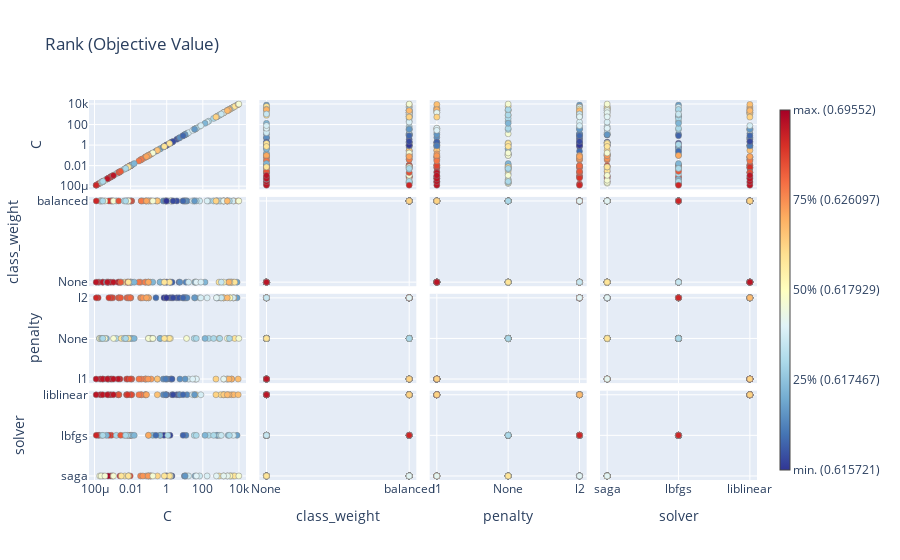

Write notebook code for a chart like this one.
### Code cell
optuna.visualization.plot_rank(study_best_features)

### Figure 1 — Plotly figure (JSON) as saved in the notebook; plotly's stock layout.template omitted (floating-point values rounded to 4 significant figures; data arrays with more than 128 entries replaced by an {"elided": "..."} marker saying what was removed)
{"data": [{"hovertemplate": "%{hovertext}<extra></extra>", "hovertext": {"elided": "151 str values"}, "marker": {"color": {"elided": "151 str values"}, "line": {"color": "Grey", "width": 0.5}}, "mode": "markers", "showlegend": false, "type": "scatter", "x": {"elided": "151 float values"}, "xaxis": "x", "y": {"elided": "151 float values"}, "yaxis": "y"}, {"hovertemplate": "%{hovertext}<extra></extra>", "hovertext": {"elided": "151 str values"}, "marker": {"color": {"elided": "151 str values"}, "line": {"color": "Grey", "width": 0.5}}, "mode": "markers", "showlegend": false, "type": "scatter", "x": {"elided": "151 float values"}, "xaxis": "x5", "y": {"elided": "151 str values"}, "yaxis": "y5"}, {"hovertemplate": "%{hovertext}<extra></extra>", "hovertext": {"elided": "151 str values"}, "marker": {"color": {"elided": "151 str values"}, "line": {"color": "Grey", "width": 0.5}}, "mode": "markers", "showlegend": false, "type": "scatter", "x": {"elided": "151 float values"}, "xaxis": "x9", "y": {"elided": "151 str values"}, "yaxis": "y9"}, {"hovertemplate": "%{hovertext}<extra></extra>", "hovertext": {"elided": "151 str values"}, "marker": {"color": {"elided": "151 str values"}, "line": {"color": "Grey", "width": 0.5}}, "mode": "markers", "showlegend": false, "type": "scatter", "x": {"elided": "151 float values"}, "xaxis": "x13", "y": {"elided": "151 str values"}, "yaxis": "y13"}, {"hovertemplate": "%{hovertext}<extra></extra>", "hovertext": {"elided": "151 str values"}, "marker": {"color": {"elided": "151 str values"}, "line": {"color": "Grey", "width": 0.5}}, "mode": "markers", "showlegend": false, "type": "scatter", "x": {"elided": "151 str values"}, "xaxis": "x2", "y": {"elided": "151 float values"}, "yaxis": "y2"}, {"hovertemplate": "%{hovertext}<extra></extra>", "hovertext": {"elided": "151 str values"}, "marker": {"color": {"elided": "151 str values"}, "line": {"color": "Grey", "width": 0.5}}, "mode": "markers", "showlegend": false, "type": "scatter", "x": {"elided": "151 str values"}, "xaxis": "x6", "y": {"elided": "151 str values"}, "yaxis": "y6"}, {"hovertemplate": "%{hovertext}<extra></extra>", "hovertext": {"elided": "151 str values"}, "marker": {"color": {"elided": "151 str values"}, "line": {"color": "Grey", "width": 0.5}}, "mode": "markers", "showlegend": false, "type": "scatter", "x": {"elided": "151 str values"}, "xaxis": "x10", "y": {"elided": "151 str values"}, "yaxis": "y10"}, {"hovertemplate": "%{hovertext}<extra></extra>", "hovertext": {"elided": "151 str values"}, "marker": {"color": {"elided": "151 str values"}, "line": {"color": "Grey", "width": 0.5}}, "mode": "markers", "showlegend": false, "type": "scatter", "x": {"elided": "151 str values"}, "xaxis": "x14", "y": {"elided": "151 str values"}, "yaxis": "y14"}, {"hovertemplate": "%{hovertext}<extra></extra>", "hovertext": {"elided": "151 str values"}, "marker": {"color": {"elided": "151 str values"}, "line": {"color": "Grey", "width": 0.5}}, "mode": "markers", "showlegend": false, "type": "scatter", "x": {"elided": "151 str values"}, "xaxis": "x3", "y": {"elided": "151 float values"}, "yaxis": "y3"}, {"hovertemplate": "%{hovertext}<extra></extra>", "hovertext": {"elided": "151 str values"}, "marker": {"color": {"elided": "151 str values"}, "line": {"color": "Grey", "width": 0.5}}, "mode": "markers", "showlegend": false, "type": "scatter", "x": {"elided": "151 str values"}, "xaxis": "x7", "y": {"elided": "151 str values"}, "yaxis": "y7"}, {"hovertemplate": "%{hovertext}<extra></extra>", "hovertext": {"elided": "151 str values"}, "marker": {"color": {"elided": "151 str values"}, "line": {"color": "Grey", "width": 0.5}}, "mode": "markers", "showlegend": false, "type": "scatter", "x": {"elided": "151 str values"}, "xaxis": "x11", "y": {"elided": "151 str values"}, "yaxis": "y11"}, {"hovertemplate": "%{hovertext}<extra></extra>", "hovertext": {"elided": "151 str values"}, "marker": {"color": {"elided": "151 str values"}, "line": {"color": "Grey", "width": 0.5}}, "mode": "markers", "showlegend": false, "type": "scatter", "x": {"elided": "151 str values"}, "xaxis": "x15", "y": {"elided": "151 str values"}, "yaxis": "y15"}, {"hovertemplate": "%{hovertext}<extra></extra>", "hovertext": {"elided": "151 str values"}, "marker": {"color": {"elided": "151 str values"}, "line": {"color": "Grey", "width": 0.5}}, "mode": "markers", "showlegend": false, "type": "scatter", "x": {"elided": "151 str values"}, "xaxis": "x4", "y": {"elided": "151 float values"}, "yaxis": "y4"}, {"hovertemplate": "%{hovertext}<extra></extra>", "hovertext": {"elided": "151 str values"}, "marker": {"color": {"elided": "151 str values"}, "line": {"color": "Grey", "width": 0.5}}, "mode": "markers", "showlegend": false, "type": "scatter", "x": {"elided": "151 str values"}, "xaxis": "x8", "y": {"elided": "151 str values"}, "yaxis": "y8"}, {"hovertemplate": "%{hovertext}<extra></extra>", "hovertext": {"elided": "151 str values"}, "marker": {"color": {"elided": "151 str values"}, "line": {"color": "Grey", "width": 0.5}}, "mode": "markers", "showlegend": false, "type": "scatter", "x": {"elided": "151 str values"}, "xaxis": "x12", "y": {"elided": "151 str values"}, "yaxis": "y12"}, {"hovertemplate": "%{hovertext}<extra></extra>", "hovertext": {"elided": "151 str values"}, "marker": {"color": {"elided": "151 str values"}, "line": {"color": "Grey", "width": 0.5}}, "mode": "markers", "showlegend": false, "type": "scatter", "x": {"elided": "151 str values"}, "xaxis": "x16", "y": {"elided": "151 str values"}, "yaxis": "y16"}, {"hoverinfo": "none", "marker": {"cmax": 1, "cmin": 0, "colorbar": {"thickness": 10, "ticktext": ["min. (0.615721)", "25% (0.617467)", "50% (0.617929)", "75% (0.626097)", "max. (0.69552)"], "tickvals": [0, 0.25, 0.5, 0.75, 1]}, "colorscale": [[0, "rgb(49,54,149)"], [0.1, "rgb(69,117,180)"], [0.2, "rgb(116,173,209)"], [0.3, "rgb(171,217,233)"], [0.4, "rgb(224,243,248)"], [0.5, "rgb(255,255,191)"], [0.6, "rgb(254,224,144)"], [0.7, "rgb(253,174,97)"], [0.8, "rgb(244,109,67)"], [0.9, "rgb(215,48,39)"], [1, "rgb(165,0,38)"]], "showscale": true}, "mode": "markers", "showlegend": false, "type": "scatter", "x": [null], "y": [null]}], "layout": {"title": {"text": "Rank (Objective Value)"}, "xaxis": {"anchor": "y", "domain": [0, 0.235], "matches": "x13", "range": [-4.304, 4.391], "showticklabels": false, "type": "log"}, "xaxis10": {"anchor": "y10", "domain": [0.255, 0.49], "matches": "x14", "range": [-0.05, 1.05], "showticklabels": false, "type": "category"}, "xaxis11": {"anchor": "y11", "domain": [0.51, 0.745], "matches": "x15", "range": [-0.1, 2.1], "showticklabels": false, "type": "category"}, "xaxis12": {"anchor": "y12", "domain": [0.765, 1.0], "matches": "x16", "range": [-0.1, 2.1], "showticklabels": false, "type": "category"}, "xaxis13": {"anchor": "y13", "domain": [0, 0.235], "range": [-4.304, 4.391], "title": {"text": "C"}, "type": "log"}, "xaxis14": {"anchor": "y14", "domain": [0.255, 0.49], "range": [-0.05, 1.05], "title": {"text": "class_weight"}, "type": "category"}, "xaxis15": {"anchor": "y15", "domain": [0.51, 0.745], "range": [-0.1, 2.1], "title": {"text": "penalty"}, "type": "category"}, "xaxis16": {"anchor": "y16", "domain": [0.765, 1.0], "range": [-0.1, 2.1], "title": {"text": "solver"}, "type": "category"}, "xaxis2": {"anchor": "y2", "domain": [0.255, 0.49], "matches": "x14", "range": [-0.05, 1.05], "showticklabels": false, "type": "category"}, "xaxis3": {"anchor": "y3", "domain": [0.51, 0.745], "matches": "x15", "range": [-0.1, 2.1], "showticklabels": false, "type": "category"}, "xaxis4": {"anchor": "y4", "domain": [0.765, 1.0], "matches": "x16", "range": [-0.1, 2.1], "showticklabels": false, "type": "category"}, "xaxis5": {"anchor": "y5", "domain": [0, 0.235], "matches": "x13", "range": [-4.304, 4.391], "showticklabels": false, "type": "log"}, "xaxis6": {"anchor": "y6", "domain": [0.255, 0.49], "matches": "x14", "range": [-0.05, 1.05], "showticklabels": false, "type": "category"}, "xaxis7": {"anchor": "y7", "domain": [0.51, 0.745], "matches": "x15", "range": [-0.1, 2.1], "showticklabels": false, "type": "category"}, "xaxis8": {"anchor": "y8", "domain": [0.765, 1.0], "matches": "x16", "range": [-0.1, 2.1], "showticklabels": false, "type": "category"}, "xaxis9": {"anchor": "y9", "domain": [0, 0.235], "matches": "x13", "range": [-4.304, 4.391], "showticklabels": false, "type": "log"}, "yaxis": {"anchor": "x", "domain": [0.765, 1.0], "range": [-4.304, 4.391], "title": {"text": "C"}, "type": "log"}, "yaxis10": {"anchor": "x10", "domain": [0.255, 0.49], "matches": "y9", "range": [-0.1, 2.1], "showticklabels": false, "type": "category"}, "yaxis11": {"anchor": "x11", "domain": [0.255, 0.49], "matches": "y9", "range": [-0.1, 2.1], "showticklabels": false, "type": "category"}, "yaxis12": {"anchor": "x12", "domain": [0.255, 0.49], "matches": "y9", "range": [-0.1, 2.1], "showticklabels": false, "type": "category"}, "yaxis13": {"anchor": "x13", "domain": [0, 0.235], "range": [-0.1, 2.1], "title": {"text": "solver"}, "type": "category"}, "yaxis14": {"anchor": "x14", "domain": [0, 0.235], "matches": "y13", "range": [-0.1, 2.1], "showticklabels": false, "type": "category"}, "yaxis15": {"anchor": "x15", "domain": [0, 0.235], "matches": "y13", "range": [-0.1, 2.1], "showticklabels": false, "type": "category"}, "yaxis16": {"anchor": "x16", "domain": [0, 0.235], "matches": "y13", "range": [-0.1, 2.1], "showticklabels": false, "type": "category"}, "yaxis2": {"anchor": "x2", "domain": [0.765, 1.0], "matches": "y", "range": [-4.304, 4.391], "showticklabels": false, "type": "log"}, "yaxis3": {"anchor": "x3", "domain": [0.765, 1.0], "matches": "y", "range": [-4.304, 4.391], "showticklabels": false, "type": "log"}, "yaxis4": {"anchor": "x4", "domain": [0.765, 1.0], "matches": "y", "range": [-4.304, 4.391], "showticklabels": false, "type": "log"}, "yaxis5": {"anchor": "x5", "domain": [0.51, 0.745], "range": [-0.05, 1.05], "title": {"text": "class_weight"}, "type": "category"}, "yaxis6": {"anchor": "x6", "domain": [0.51, 0.745], "matches": "y5", "range": [-0.05, 1.05], "showticklabels": false, "type": "category"}, "yaxis7": {"anchor": "x7", "domain": [0.51, 0.745], "matches": "y5", "range": [-0.05, 1.05], "showticklabels": false, "type": "category"}, "yaxis8": {"anchor": "x8", "domain": [0.51, 0.745], "matches": "y5", "range": [-0.05, 1.05], "showticklabels": false, "type": "category"}, "yaxis9": {"anchor": "x9", "domain": [0.255, 0.49], "range": [-0.1, 2.1], "title": {"text": "penalty"}, "type": "category"}}}
